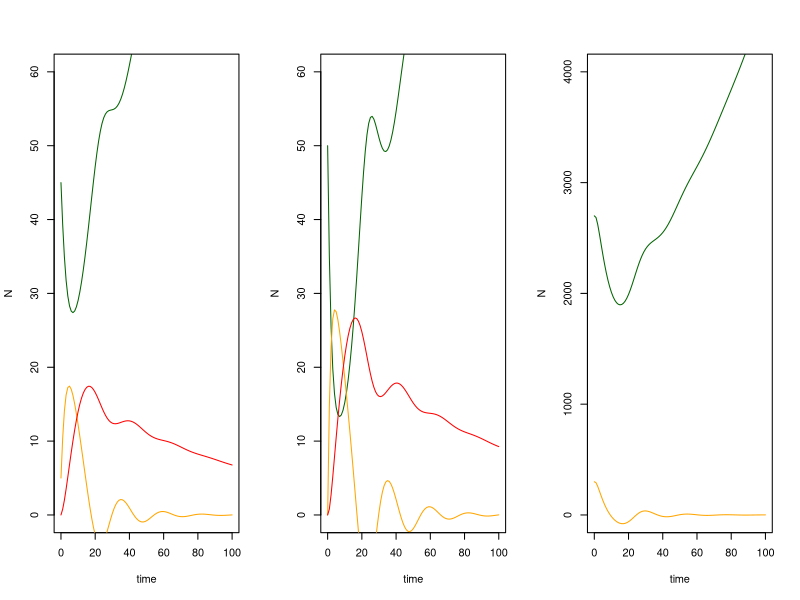

Recreate this plot in R.
library(deSolve)
v1h2sir <- function(times, inits, params){
  
  Sh1 <- inits[1] #susceptible host 1
  Ih1 <- inits[2] #infected host 1
  Rh1 <- inits[3] #recovered host 1
  Sh2 <- inits[4] #susceptible host 2
  Ih2 <- inits[5] #infected host 2
  Rh2 <- inits[6] #recovered host 2
  Sv <- inits[7] #susceptible vector
  Iv <- inits[8] #infected vector
  
  Nh1 <- Sh1 + Ih1 + Rh1 #total host 1 popn
  Nh2 <- Sh2 + Ih2 + Rh2 #total host 2 popn
  Nv <- Sv + Iv #total vector popn
  
  
  
  with(as.list(c(params)), {
    
    dSh1 <- bh1 * Nh1 - fh1 / Nh1 * Th1v * Iv * Sh1 - muh1 * Sh1 
    dIh1 <- fh1 / Nh1 * Th1v * Iv * Sh1 - muh1 * Ih1 - gammah1 * Ih1
    dRh1 <- gammah1 * Ih1 - muh1 * Rh1

    dSh2 <- bh2 * Nh2 - fh2 / Nh2 * Th2v * Iv * Sh2 - muh2 * Sh2
    dIh2 <- fh2 / Nh2 * Th2v * Iv * Sh2 - muh2 * Ih2 - gammah2* Ih2
    dRh2 <- gammah2 * Ih2 - muh2 * Rh2 

    dSv <- bv * Nv - fh1 / Nh1 * Tvh1 * Sv * Ih1 - fh2 / Nh2 * Tvh2 * Sv * Ih2 - muv * Sv
    dIv <- fh1 / Nh1 * Tvh1 * Sv * Ih1 - fh2 / Nh2 * Tvh2 * Sv * Ih2 - muv * Iv
    
    return(list(c(dSh1, dIh1, dRh1, dSh2, dIh2, dRh2, dSv, dIv)))
  })
  
}

inits <- c(45,5,0,50,0,0,2700,300)
params <- c(bh1 = 0.02, muh1 = 0.01, bv = 0.02, muv = 0.01, fh1 = 0.25, gammah1 = 0.1, Th1v = 0.1, Tvh1 = 0.2,
bh2 = 0.02, muh2 = 0.01, fh2 = 0.125, gammah2 = 0.1, Th2v = 0.5, Tvh2 = 0.5)
# b = birth rate, m = death rate, f =  vector biting rate, gamma = recovery rate
# Thv = Pr(host infected after bite from infected vector), Thv = Pr(vector infected after bite of infected host)
times <- seq(0,100,1)
out <- as.data.frame(ode(inits, times, v1h2sir, params ))
par(mfrow=c(1,3))


plot(out$`1` ~out$time, type='l', col='dark green',
    xlab= 'time', ylab='N', ylim = c(0,60))
lines(out$`2`~out$time, col='orange')
lines(out$`3`~out$time, col='red')

plot(out$`4`~out$time, type = 'l', col= 'dark green',
    xlab= 'time', ylab='N', ylim = c(0,60))
lines(out$`5`~out$time, col= 'orange')
lines(out$`6`~out$time, col='red')

plot(out$`7`~out$time, type = 'l', col= 'dark green',
    xlab= 'time', ylab='N', ylim = c(0,4000))
    lines(out$`8`~out$time, col= 'orange')
